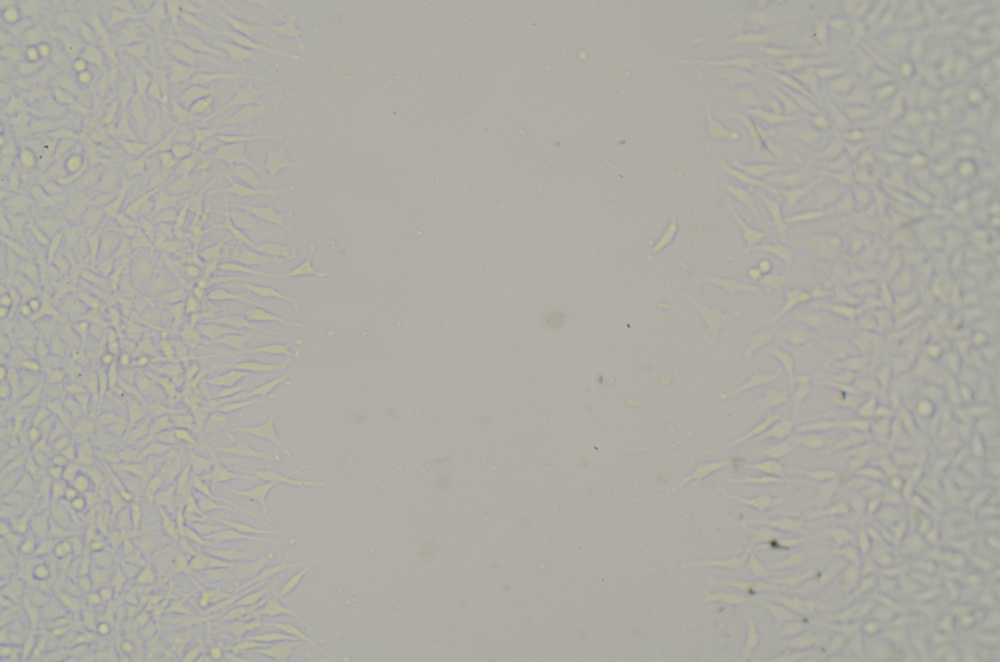
#> input picture cell.jpg, 1000 x 662 px, shrunk from 4928 x 3264 before the run
$ python -i img_tools.py   (imports and definitions only)   (older library calls are emulated)
#> lines starting #> are read from the running program, lines starting #| are printed output that depends on the picture
#> further down, picture is the input picture: shape (662, 1000, 3); mean B, G, R 162.8, 171.3, 173.2
# -*- coding: utf-8 -*-
# @Author: charliegallentine
# @Date:   2020-06-14 18:07:01
# @Last Modified by:   Charlie Gallentine
# @Last Modified time: 2020-06-21 17:50:40

import cv2
import numpy as np

def img_threshold(img, val):
	ret,thresh1 = cv2.threshold(img.copy(),val,255,cv2.THRESH_BINARY)

	return thresh1


def img_thresholdf(file, val=128):
	img = cv2.imread(file,0)

	ret,thresh1 = cv2.threshold(img.copy(),val,255,cv2.THRESH_BINARY)

	return thresh1


def img_sobel(img):
	return cv2.Sobel(img,cv2.CV_8U,1,0,ksize=5)

def img_sobelf(file):
	img = cv2.imread(file,0)
	sobel = cv2.Sobel(img.copy(),cv2.CV_8U,1,0,ksize=5)

	return sobel

def cont_row(arr,minimum=50):
#> called with minimum = 50
	arr[:,0] = 255
	arr[:,-1] = 255
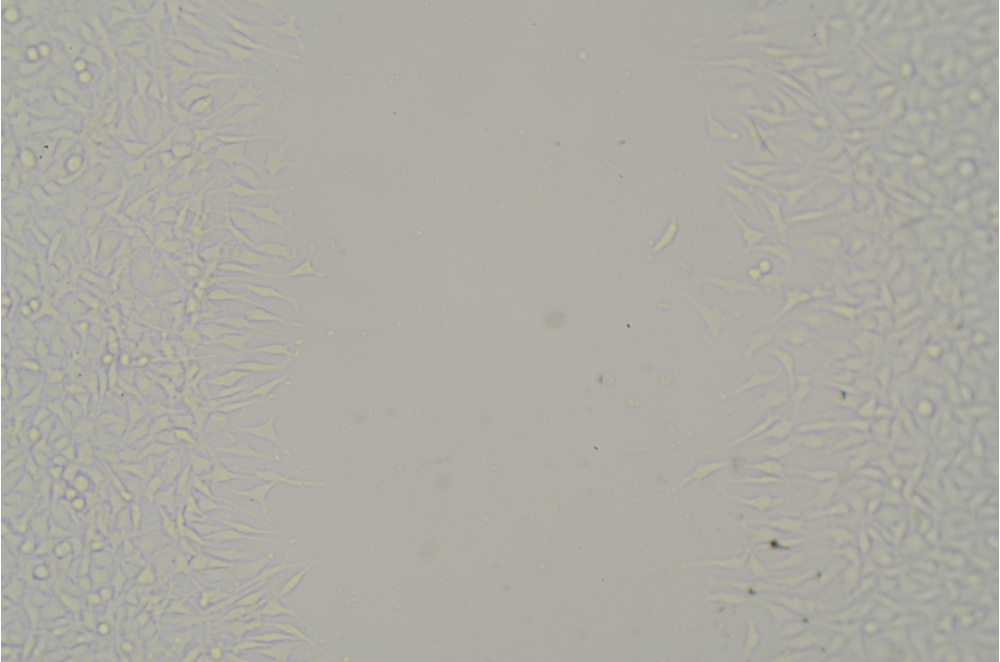
#> arr: shape (662, 1000, 3); mean B, G, R 163, 171.5, 173.4

	arr = arr.astype('int16')

	dA = np.diff(arr)

	start = np.where(dA < 0)
	end = np.where(dA > 0)

#> (the run stopped early here; a loop or call above may not have finished)
